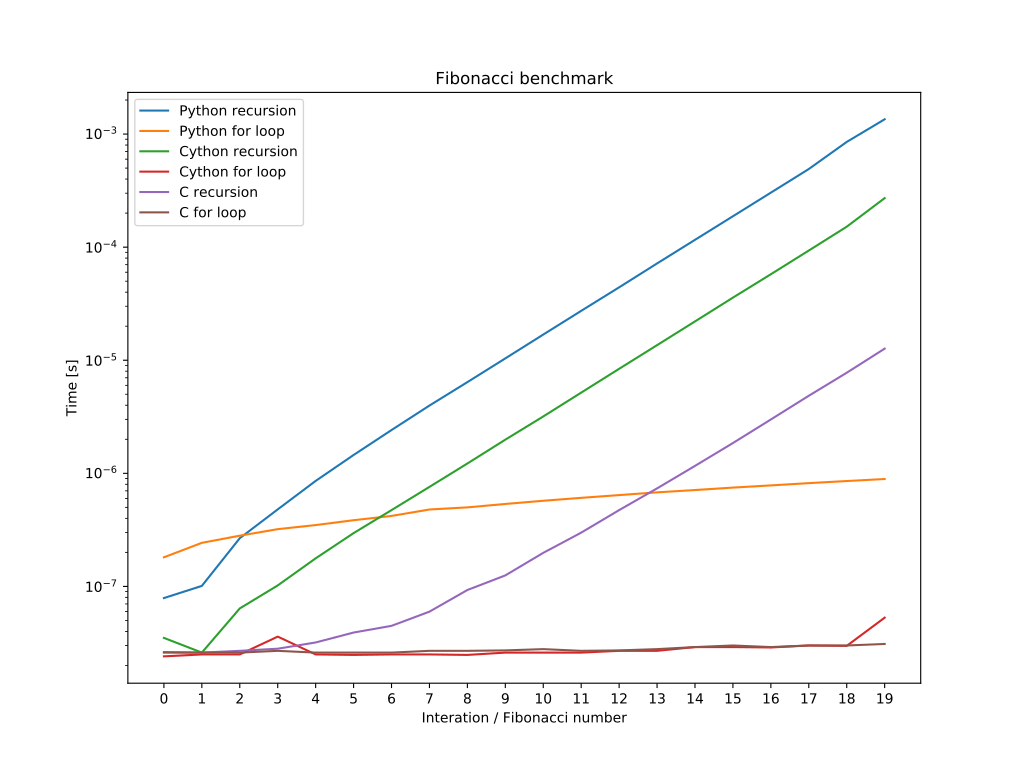

Write Python code to recreate this figure.
import sys
import numpy as np
from timeit import timeit
from matplotlib import pyplot as pl

number = 1000
m = 20

tcr = np.zeros(m)
tcf = np.zeros(m)
tyr = np.zeros(m)
tyf = np.zeros(m)
tpr = np.zeros(m)
tpf = np.zeros(m)

for i in range(m):
    print(i)
    tcr[i] = timeit('fibcr(%i)' % i,
             setup = 'from fib import fibcr', number = number) / number
    tcf[i] = timeit('fibcf(%i)' % i,
             setup = 'from fib import fibcf', number = number) / number
    tyr[i] = timeit('fibyr(%i)' % i,
             setup = 'from fib import fibyr', number = number) / number
    tyf[i] = timeit('fibyf(%i)' % i,
             setup = 'from fib import fibyf', number = number) / number
    tpr[i] = timeit('fibr(%i)' % i,
             setup = 'from pfib import fibr', number = number) / number
    tpf[i] = timeit('fibf(%i)' % i,
             setup = 'from pfib import fibf', number = number) / number

pl.figure(1, (10.24, 7.68))
pl.title('Fibonacci benchmark')
pl.semilogy(tpr, label = 'Python recursion')
pl.semilogy(tpf, label = 'Python for loop')
pl.semilogy(tyr, label = 'Cython recursion')
pl.semilogy(tyf, label = 'Cython for loop')
pl.semilogy(tcr, label = 'C recursion')
pl.semilogy(tcf, label = 'C for loop')
pl.xlabel('Interation / Fibonacci number')
pl.ylabel('Time [s]')
pl.xticks(range(m))
pl.legend(loc = 'upper left')
#pl.show()
pl.savefig('%s.pdf' % sys.argv[0][:-3])
